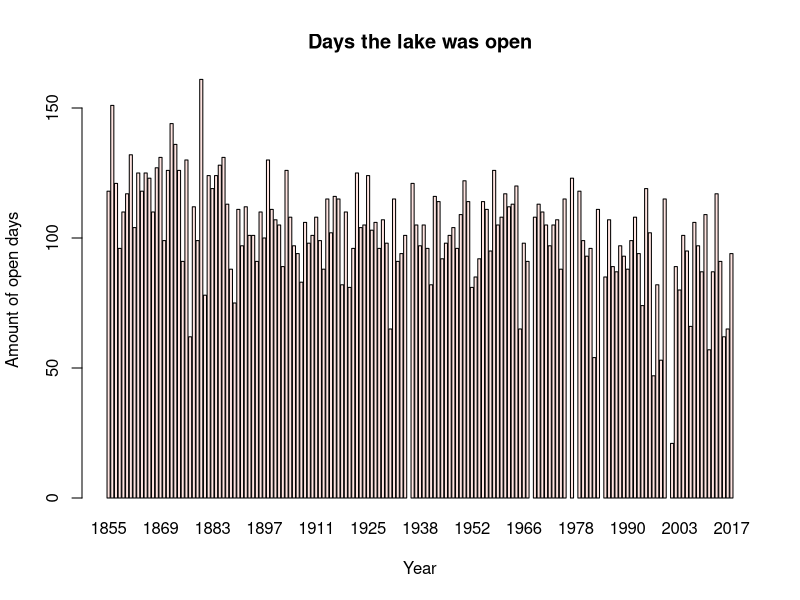

The R source for this figure:
library(tidyverse)
library(lubridate)



# Read in the Data
mendota <- read.csv("History of Ice on Lake Mendota.csv", stringsAsFactors = F)

head(mendota)
str(mendota)
summary(mendota)


mendota$DAYS <- as.integer(mendota$DAYS)

str(mendota)

mendota$closed_date <- as.Date(paste(mendota$CLOSED, mendota$START.YEAR), format = '%d %b %Y')

mendota$opening_date <- as.Date(paste(mendota$OPENED, mendota$START.YEAR), format = '%d %b %Y')

barplot(height = mendota$DAYS,
        names.arg = mendota$START.YEAR,
        xlab = "Year",
        ylab = "Amount of open days",
        main = "Days the lake was open",
        col = "mistyrose",
        ylim = c(0, 160)
)



